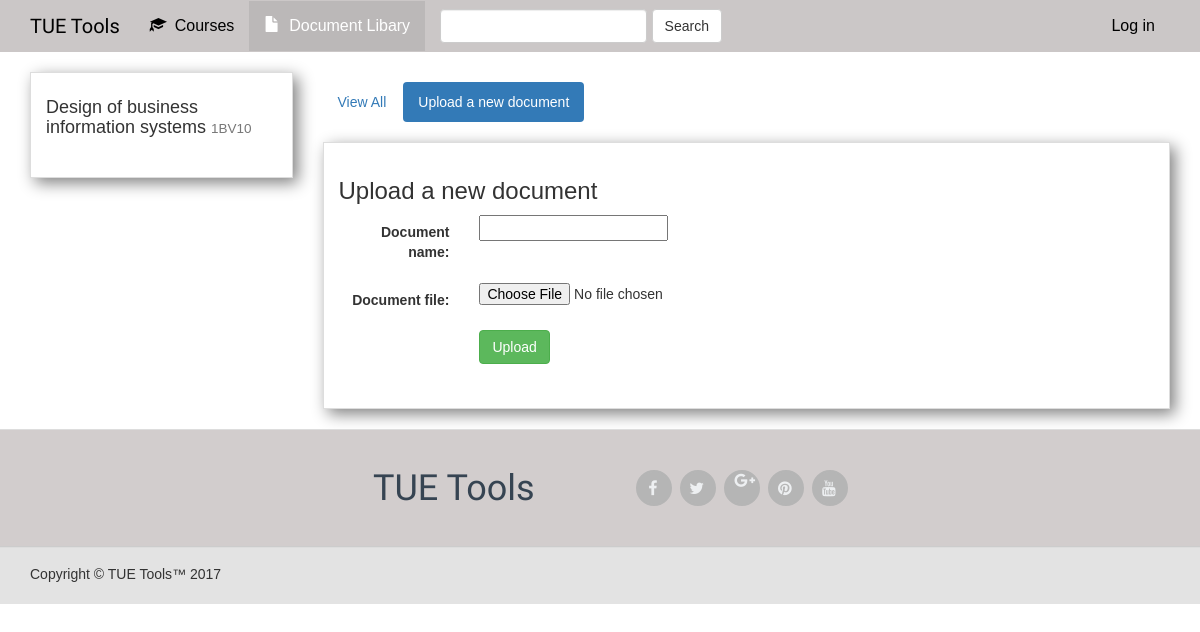
Page /tuetools/2/upload_document/ on the committed database.
### tuetools/models.py (models this page shows)
class Course(models.Model):
    course_name = models.CharField(max_length=100)
    course_code = models.CharField(max_length=10)
    is_current_course = models.BooleanField(default=False)
    def __str__(self):
        return self.course_name + ' (' + self.course_code + ')'

### tuetools/views.py (the view, shortened to what this page needs)
# urls.py: url(r'^(?P<course_id>[0-9]+)/upload_document/$', views.upload_document, name='upload_document'),
def upload_document(request, course_id):
    form = DocumentForm(request.POST or None, request.FILES or None)
    course = get_object_or_404(Course, pk=course_id)
    context = {
        'course': course,
        'form': form,
    }
    return render(request, 'tuetools/upload_document.html', context)

### tuetools/forms.py
class DocumentForm(forms.ModelForm):
    class Meta:
        model = Document
        fields = ['document_name', 'document_file']

### tuetools/templates/tuetools/upload_document.html (shortened to what this page needs)
{% extends 'tuetools/base.html' %}
{% block documents_active %}active{% endblock %}
{% block body %}
<div class="container">
    <div class="row">
        <div class="col-sm-4 col-md-3">
            <div class="panel panel-default">
                <div class="panel-body">
                    <h4>{{ course.course_name }} <small>{{ course.course_code }}</small></h4>
                </div>
            </div>
        </div>
        <div class="col-sm-8 col-md-9">
            <ul class="nav nav-pills" style="margin-bottom: 10px;">
                <li role="presentation"><a href="{% url 'tuetools:detail' course.id %}">View All</a></li>
                <li role="presentation" class="active"><a href="{% url 'tuetools:upload_document' course.id %}">Upload a new document</a></li>
            </ul>
            <div class="panel panel-default" id="documents">
                <div class="panel-body">
                    <h3>Upload a new document</h3>
                    <form class="form-horizontal" role="form" action="" method="post" enctype="multipart/form-data">
                        {% include 'tuetools/form.html' %}
                        <div class="form-group">
                            <div class="col-sm-offset-2 col-sm-10">
                                <button type="submit" class="btn btn-success">Upload</button>
                            </div>
                        </div>
                    </form>
                </div>
            </div>
        </div>
    </div>
</div>
{% endblock %}

### tuetools/static/tuetools/style.css (style rules this page uses)
body { font-family: "Trebuchet MS", Helvetica, sans-serif; font-weight: 300; }
.panel { margin-top: 20px; box-shadow: 5px 5px 15px grey; border-radius: 0px; padding: 0 0 1em 0; }
.nav-pills { margin-top: 30px; margin-bottom: 0px; }

### rows in the picture
Course: course_name "Design of business information systems", course_code "1BV10"

### other values in the picture
{{ field.label_tag }} "Document name:" "Document file:"
